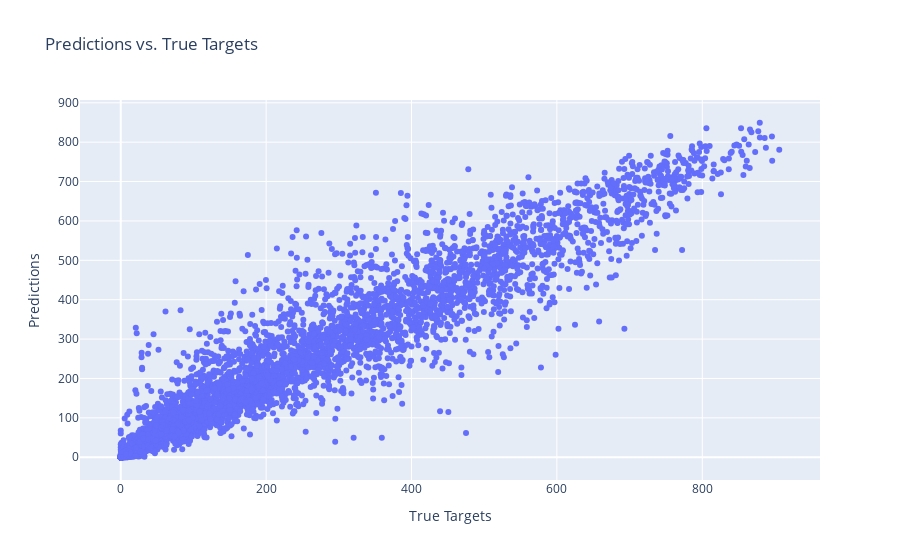

Notebook source saved alongside this figure:
### Code cell
# Plot the predictions vs. true targets with Plotly
y_pred_numpy = y_pred
y_test_numpy = y_test_tensor.numpy()

fig = go.Figure()
fig.add_trace(go.Scatter(x=y_test_numpy.flatten(), y=y_pred_numpy.flatten(), mode='markers', name='Predictions'))

fig.update_layout(title='Predictions vs. True Targets',
                  xaxis_title='True Targets',
                  yaxis_title='Predictions')

fig.show()

### Figure 1 — Plotly figure (JSON) as saved in the notebook; plotly's stock layout.template omitted (floating-point values rounded to 4 significant figures; data arrays with more than 128 entries replaced by an {"elided": "..."} marker saying what was removed)
{"data": [{"mode": "markers", "name": "Predictions", "type": "scatter", "x": {"elided": "10007 float values"}, "y": {"elided": "10007 float values"}}], "layout": {"title": {"text": "Predictions vs. True Targets"}, "xaxis": {"title": {"text": "True Targets"}}, "yaxis": {"title": {"text": "Predictions"}}}}
